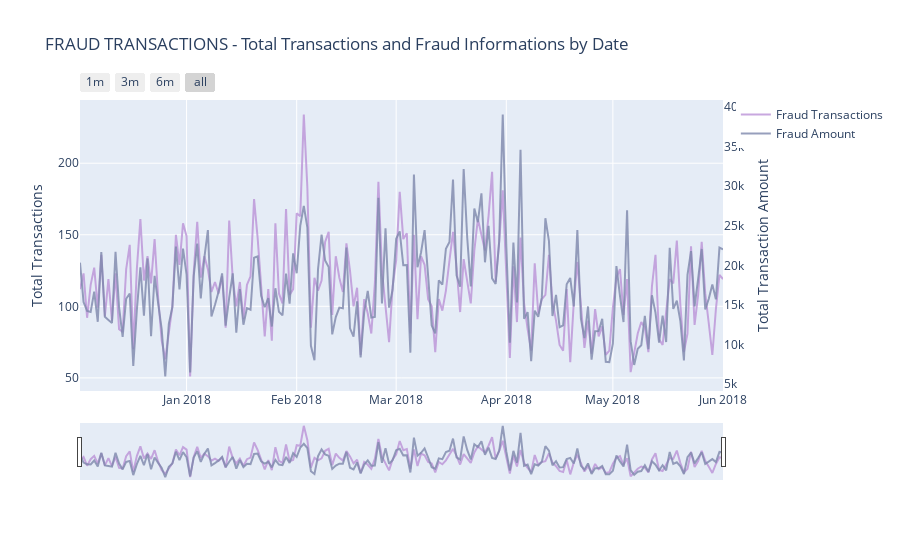

The code cell stored with this chart in its notebook:
### Markdown cell above
<font color=blue size=5>
FRAUD TRANSACTIONS BY DATE <br> 
<font color=brown size=4>
Visualizing only Fraud Transactions by Date

### Code cell
color_op = ['#5527A0', '#BB93D7', '#834CF7', '#6C941E', '#93EAEA', '#7425FF', '#F2098A', '#7E87AC', 
            '#EBE36F', '#7FD394', '#49C35D', '#3058EE', '#44FDCF', '#A38F85', '#C4CEE0', '#B63A05', 
            '#4856BF', '#F0DB1B', '#9FDBD9', '#B123AC']

tmp_amt = df_trans.groupby([df_trans.Date.dt.date, 'isFraud'])['TransactionAmt'].sum().reset_index()
tmp_trans = df_trans.groupby([df_trans.Date.dt.date, 'isFraud'])['TransactionAmt'].count().reset_index()

tmp_trans_fraud = tmp_trans[tmp_trans['isFraud'] == 1]
tmp_amt_fraud = tmp_amt[tmp_amt['isFraud'] == 1]

dates_temp = df_trans.groupby(df_trans.Date.dt.date)['TransactionAmt'].count().reset_index()
# renaming the columns to apropriate names

# creating the first trace with the necessary parameters
trace = go.Scatter(x=tmp_trans_fraud['Date'], y=tmp_trans_fraud.TransactionAmt,
                    opacity = 0.8, line = dict(color = color_op[1]), name= 'Fraud Transactions')

# using the new dates_temp_sum we will create the second trace
trace1 = go.Scatter(x=tmp_amt_fraud.Date, line = dict(color = color_op[7]), name="Fraud Amount",
                    y=tmp_amt_fraud['TransactionAmt'], opacity = 0.8, yaxis='y2')

#creating the layout the will allow us to give an title and 
# give us some interesting options to handle with the outputs of graphs
layout = dict(
    title= "FRAUD TRANSACTIONS - Total Transactions and Fraud Informations by Date",
    xaxis=dict(
        rangeselector=dict(
            buttons=list([
                dict(count=1, label='1m', step='month', stepmode='backward'),
                dict(count=3, label='3m', step='month', stepmode='backward'),
                dict(count=6, label='6m', step='month', stepmode='backward'),
                dict(step='all')
            ])
        ),
        rangeslider=dict(visible = True),
        type='date' ),
    yaxis=dict(title='Total Transactions'),
    yaxis2=dict(overlaying='y',
                anchor='x', side='right',
                zeroline=False, showgrid=False,
                title='Total Transaction Amount')
)

# creating figure with the both traces and layout
fig = dict(data= [trace, trace1], layout=layout)

#rendering the graphs
iplot(fig) #it's an equivalent to plt.show()

### Figure 1 — Plotly figure (JSON) as saved in the notebook; plotly's stock layout.template omitted (floating-point values rounded to 4 significant figures; data arrays with more than 128 entries replaced by an {"elided": "..."} marker saying what was removed)
{"data": [{"opacity": 0.8, "name": "Fraud Transactions", "y": {"elided": "182 int values"}, "x": {"elided": "182 str values"}, "line": {"color": "#BB93D7"}, "type": "scatter"}, {"opacity": 0.8, "name": "Fraud Amount", "yaxis": "y2", "y": {"elided": "182 float values"}, "x": {"elided": "182 str values"}, "line": {"color": "#7E87AC"}, "type": "scatter"}], "layout": {"yaxis2": {"title": {"text": "Total Transaction Amount"}, "anchor": "x", "overlaying": "y", "zeroline": false, "showgrid": false, "side": "right"}, "yaxis": {"title": {"text": "Total Transactions"}}, "xaxis": {"rangeselector": {"buttons": [{"count": 1, "step": "month", "stepmode": "backward", "label": "1m"}, {"count": 3, "step": "month", "stepmode": "backward", "label": "3m"}, {"count": 6, "step": "month", "stepmode": "backward", "label": "6m"}, {"step": "all"}]}, "type": "date", "rangeslider": {"visible": true}}, "title": {"text": "FRAUD TRANSACTIONS - Total Transactions and Fraud Informations by Date"}}}
